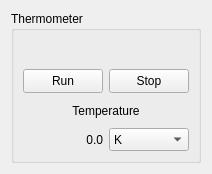
<?xml version="1.0" encoding="UTF-8"?>
<ui version="4.0">
 <class>Display_Thermometer</class>
 <widget class="QWidget" name="Display_Thermometer">
  <property name="geometry">
   <rect>
    <x>0</x>
    <y>0</y>
    <width>202</width>
    <height>174</height>
   </rect>
  </property>
  <property name="sizePolicy">
   <sizepolicy hsizetype="MinimumExpanding" vsizetype="MinimumExpanding">
    <horstretch>0</horstretch>
    <verstretch>0</verstretch>
   </sizepolicy>
  </property>
  <property name="windowTitle">
   <string>Form</string>
  </property>
  <layout class="QGridLayout" name="gridLayout_2">
   <item row="0" column="0">
    <widget class="QGroupBox" name="groupBox">
     <property name="sizePolicy">
      <sizepolicy hsizetype="MinimumExpanding" vsizetype="MinimumExpanding">
       <horstretch>0</horstretch>
       <verstretch>0</verstretch>
      </sizepolicy>
     </property>
     <property name="title">
      <string>Thermometer</string>
     </property>
     <layout class="QGridLayout" name="gridLayout">
      <item row="0" column="0" colspan="2">
       <widget class="ScannerComport" name="comport" native="true">
        <property name="sizePolicy">
         <sizepolicy hsizetype="MinimumExpanding" vsizetype="MinimumExpanding">
          <horstretch>0</horstretch>
          <verstretch>0</verstretch>
         </sizepolicy>
        </property>
        <property name="minimumSize">
         <size>
          <width>0</width>
          <height>10</height>
         </size>
        </property>
       </widget>
      </item>
      <item row="1" column="1">
       <widget class="QPushButton" name="buttonStop">
        <property name="sizePolicy">
         <sizepolicy hsizetype="MinimumExpanding" vsizetype="MinimumExpanding">
          <horstretch>0</horstretch>
          <verstretch>0</verstretch>
         </sizepolicy>
        </property>
        <property name="text">
         <string>Stop</string>
        </property>
       </widget>
      </item>
      <item row="3" column="0" colspan="2">
       <widget class="QLabel" name="label">
        <property name="sizePolicy">
         <sizepolicy hsizetype="MinimumExpanding" vsizetype="MinimumExpanding">
          <horstretch>0</horstretch>
          <verstretch>0</verstretch>
         </sizepolicy>
        </property>
        <property name="text">
         <string>Temperature</string>
        </property>
        <property name="alignment">
         <set>Qt::AlignCenter</set>
        </property>
       </widget>
      </item>
      <item row="1" column="0">
       <widget class="QPushButton" name="buttonRun">
        <property name="sizePolicy">
         <sizepolicy hsizetype="MinimumExpanding" vsizetype="MinimumExpanding">
          <horstretch>0</horstretch>
          <verstretch>0</verstretch>
         </sizepolicy>
        </property>
        <property name="text">
         <string>Run</string>
        </property>
       </widget>
      </item>
      <item row="4" column="1">
       <widget class="QComboBox" name="comboBoxUnit">
        <property name="sizePolicy">
         <sizepolicy hsizetype="MinimumExpanding" vsizetype="MinimumExpanding">
          <horstretch>0</horstretch>
          <verstretch>0</verstretch>
         </sizepolicy>
        </property>
        <property name="maxVisibleItems">
         <number>3</number>
        </property>
        <item>
         <property name="text">
          <string>K</string>
         </property>
        </item>
        <item>
         <property name="text">
          <string>C</string>
         </property>
        </item>
        <item>
         <property name="text">
          <string>F</string>
         </property>
        </item>
       </widget>
      </item>
      <item row="4" column="0">
       <widget class="QLabel" name="labelTemperature">
        <property name="sizePolicy">
         <sizepolicy hsizetype="MinimumExpanding" vsizetype="MinimumExpanding">
          <horstretch>0</horstretch>
          <verstretch>0</verstretch>
         </sizepolicy>
        </property>
        <property name="text">
         <string>0.0</string>
        </property>
        <property name="alignment">
         <set>Qt::AlignRight|Qt::AlignTrailing|Qt::AlignVCenter</set>
        </property>
       </widget>
      </item>
     </layout>
    </widget>
   </item>
  </layout>
 </widget>
 <customwidgets>
  <customwidget>
   <class>ScannerComport</class>
   <extends>QWidget</extends>
   <header location="global">ScannerComport</header>
   <container>1</container>
  </customwidget>
 </customwidgets>
 <resources/>
 <connections/>
</ui>
